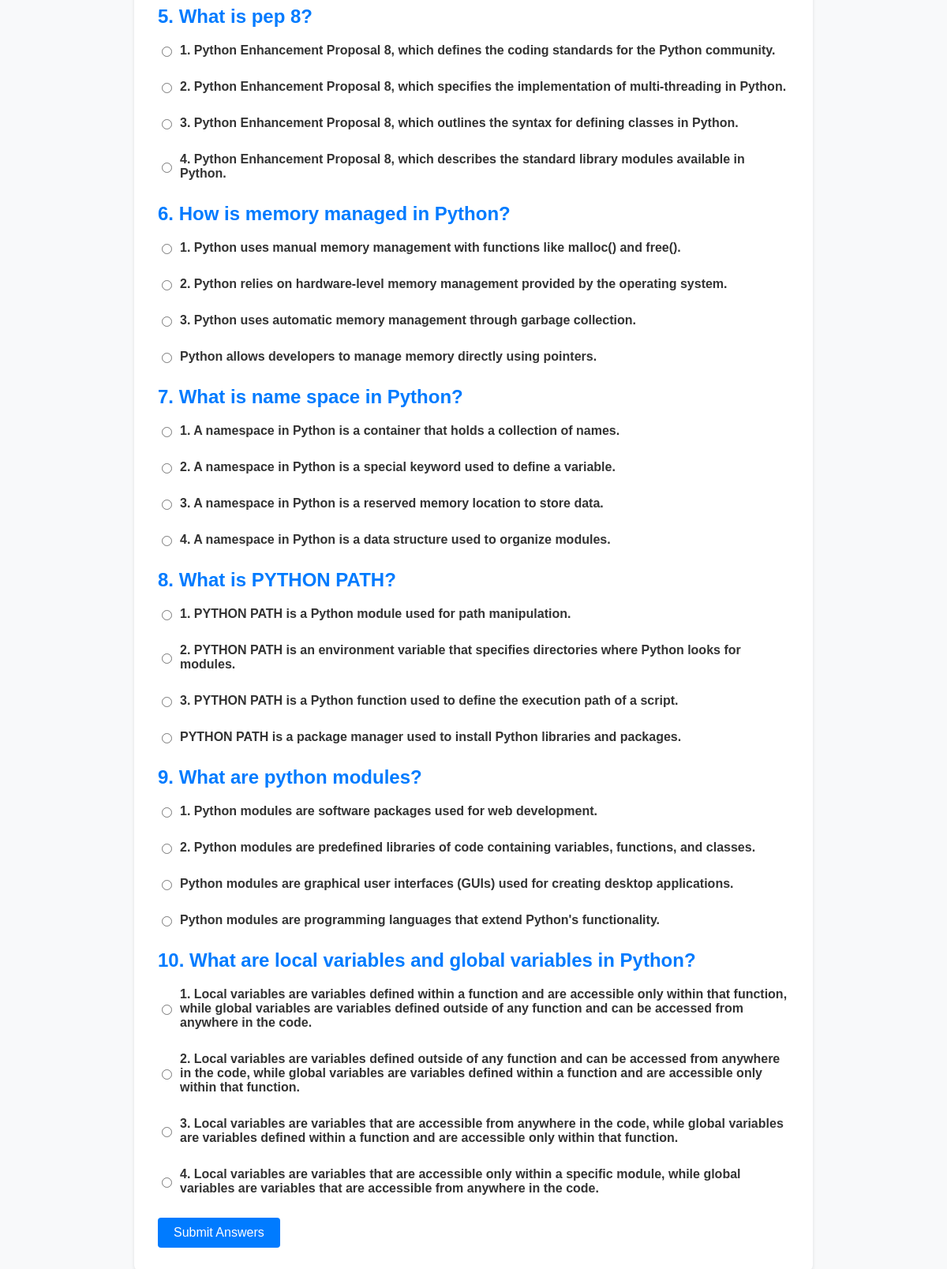
Before: /test/1/ (lower part) with the older database file.
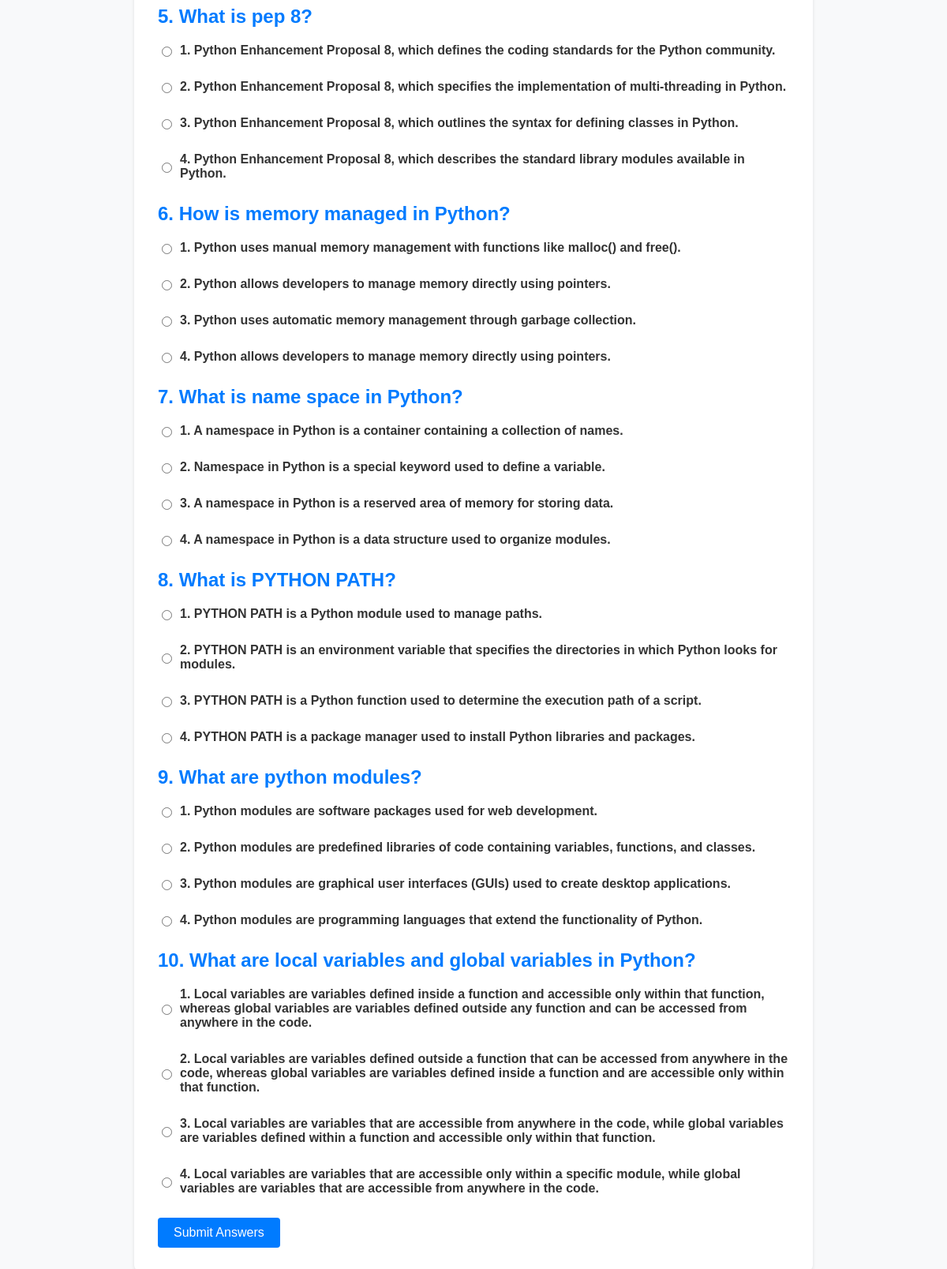
After: the same page with the newer database file.
### teachmentor_app/models.py (models this page shows, shortened)
class Question(models.Model):
    test = models.ForeignKey(Test, on_delete=models.CASCADE)
    text = models.CharField(max_length=100, blank=False)

class Choice(models.Model):
    question = models.ForeignKey(Question, on_delete=models.CASCADE)
    text = models.TextField()
    is_correct = models.BooleanField(default=False)

### teachmentor_app/views.py (the view)
# urls.py: path('test/<int:test_id>/', view_test, name='test'),
def view_test(request, test_id):
    test = get_object_or_404(Test, pk=test_id)
    questions = Question.objects.filter(test=test)
    choices_for_questions = {}
    for question in questions:
        choices = Choice.objects.filter(question=question)
        choices_for_questions[question] = choices
    return render(request, 'test.html', {'test': test, 'questions': questions, 'choices_for_questions': choices_for_questions} )

### templates/test.html (shortened to what this page needs)
<!DOCTYPE html>
<html lang="en">
<head>
</head>
<body>
    <div class="container">
        <form method="post" action="{% url 'process_test' test.id %}">
            {% for question, choices in choices_for_questions.items %}
                <h2>{{ question.text }}</h2>
                {% for choice in choices %}
                    <label>
                        <input type="radio" id="choice{{ choice.id }}" name="question_{{ question.id }}" value="{{ choice.id }}">
                        {{ choice.text }}
                    </label><br>
                {% endfor %}
            {% endfor %}
            <button type="submit">Submit Answers</button>
        </form>
    </div>
</body>
</html>

### templates/test.html (style rules this page uses)
body { font-family: Arial, sans-serif; margin: 0; padding: 0; background-color: #f8f9fa; color: #333; }
.container { max-width: 800px; margin: 50px auto; padding: 30px; background-color: #fff; border-radius: 8px; box-shadow: 0 2px 4px rgba(0, 0, 0, 0.1); }
h1, h2 { margin-top: 0; color: #007bff; }
form { margin-top: 20px; }
label { display: flex; align-items: center; margin-bottom: 10px; font-weight: bold; }
input[type="radio"] { margin-right: 10px; }
button[type="submit"] { background-color: #007bff; color: #fff; border: none; padding: 10px 20px; border-radius: 4px; cursor: pointer; font-size: 16px; transition: background-color 0.3s; }

Changed rows visible on the page:
changed Choice: id "☐ 2. Python relies on hardware-l" → "☐ 2. Python allows developers to"; text "2. Python relies on hardware-level memory management provided by the operating system." → "2. Python allows developers to manage memory directly using pointers."
changed Choice: id "☐ Python allows developers to ma" → "☐ 4. Python allows developers to"; text "Python allows developers to manage memory directly using pointers." → "4. Python allows developers to manage memory directly using pointers."
changed Choice: text "1. A namespace in Python is a container that holds a collection of names." → "1. A namespace in Python is a container containing a collection of names."
changed Choice: id "☐ 2. A namespace in Python is a" → "☐ 2. Namespace in Python is a sp"; text "2. A namespace in Python is a special keyword used to define a variable." → "2. Namespace in Python is a special keyword used to define a variable."
changed Choice: text "3. A namespace in Python is a reserved memory location to store data." → "3. A namespace in Python is a reserved area of memory for storing data."
changed Choice: text "1. PYTHON PATH is a Python module used for path manipulation." → "1. PYTHON PATH is a Python module used to manage paths."
changed Choice: text "2. PYTHON PATH is an environment variable that specifies directories where Python looks for modules." → "2. PYTHON PATH is an environment variable that specifies the directories in which Python looks for modules."
changed Choice: text "3. PYTHON PATH is a Python function used to define the execution path of a script." → "3. PYTHON PATH is a Python function used to determine the execution path of a script."
changed Choice: id "☐ PYTHON PATH is a package manag" → "☐ 4. PYTHON PATH is a package ma"; text "PYTHON PATH is a package manager used to install Python libraries and packages." → "4. PYTHON PATH is a package manager used to install Python libraries and packages."
changed Choice: id "☐ Python modules are graphical u" → "☐ 3. Python modules are graphica"; text "Python modules are graphical user interfaces (GUIs) used for creating desktop applications." → "3. Python modules are graphical user interfaces (GUIs) used to create desktop applications."
changed Choice: id "☐ Python modules are programming" → "☐ 4. Python modules are programm"; text "Python modules are programming languages that extend Python's functionality." → "4. Python modules are programming languages that extend the functionality of Python."
changed Choice: text "…variables are variables defined within a function and are accessible only within that function, while global variables are variables defined outside of any function and can…" → "…variables are variables defined inside a function and accessible only within that function, whereas global variables are variables defined outside any function and can…"
changed Choice: text "…are variables defined outside of any function and can be accessed from anywhere in the code, while global variables are variables defined within a function and are…" → "…are variables defined outside a function that can be accessed from anywhere in the code, whereas global variables are variables defined inside a function and are…"
changed Choice: text "…within a function and are accessible only within that…" → "…within a function and accessible only within that…"
